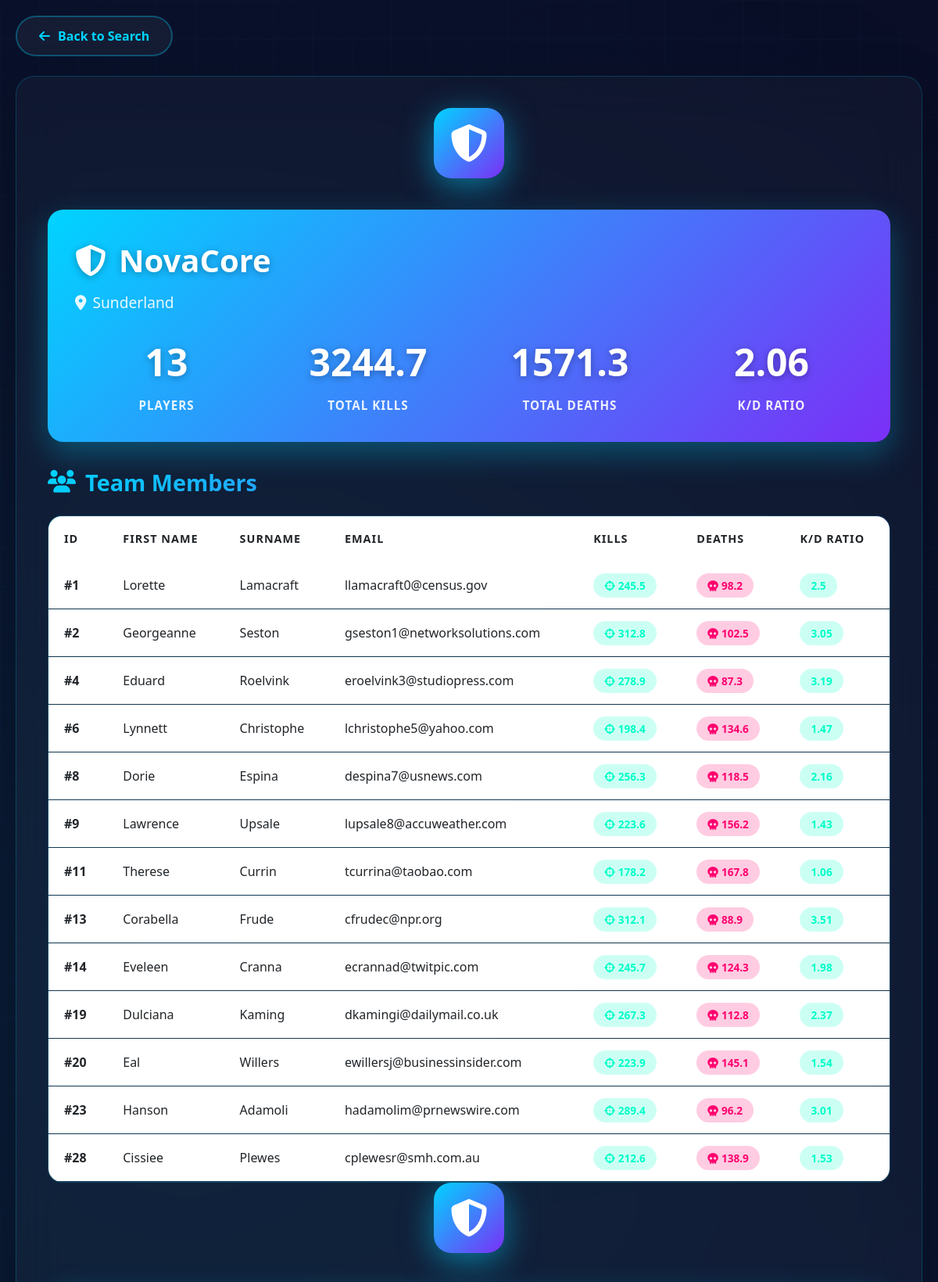
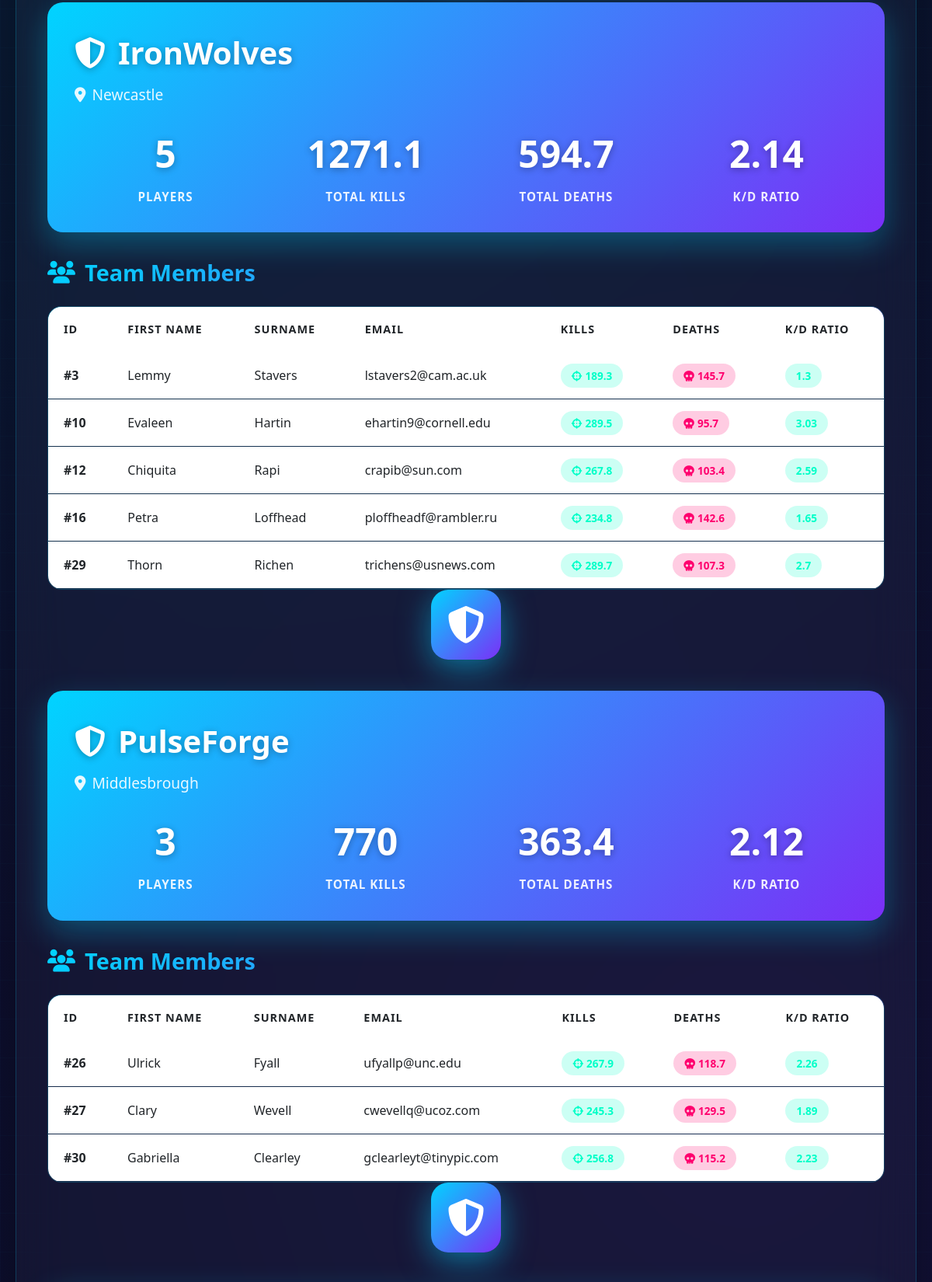
The page /search_result.php (signed in, upper part) on the database its author committed (2 pictures, top to bottom).
### tables this page shows
CREATE TABLE `team` (
  `id` int(11) NOT NULL AUTO_INCREMENT,
  `name` varchar(100) NOT NULL,
  `location` varchar(100) NOT NULL,
  `founded_date` date DEFAULT NULL,
  `logo_url` varchar(255) DEFAULT NULL,
  `description` text,
  `social_twitter` varchar(100) DEFAULT NULL,
  `social_discord` varchar(100) DEFAULT NULL,
  `total_wins` int(11) DEFAULT 0,
  `total_losses` int(11) DEFAULT 0,
  `is_active` tinyint(1) DEFAULT 1,
  `created_at` timestamp NOT NULL DEFAULT CURRENT_TIMESTAMP,
  `updated_at` timestamp NOT NULL DEFAULT CURRENT_TIMESTAMP ON UPDATE CURRENT_TIMESTAMP,
  PRIMARY KEY (`id`),
  UNIQUE KEY `name` (`name`),
  KEY `idx_location` (`location`),
  KEY `idx_active` (`is_active`)
);

CREATE TABLE `participant` (
  `id` int(11) NOT NULL AUTO_INCREMENT,
  `firstname` varchar(50) NOT NULL,
  `surname` varchar(50) NOT NULL,
  `email` varchar(100) NOT NULL,
  `gamertag` varchar(50) DEFAULT NULL,
  `kills` float DEFAULT 0,
  `deaths` float DEFAULT 0,
  `assists` int(11) DEFAULT 0,
  `headshots` int(11) DEFAULT 0,
  `team_id` int(11) DEFAULT NULL,
  `rank` varchar(20) DEFAULT 'Unranked',
  `level` int(11) DEFAULT 1,
  `experience_points` int(11) DEFAULT 0,
  `profile_image` varchar(255) DEFAULT NULL,
  `country` varchar(50) DEFAULT 'UK',
  `date_of_birth` date DEFAULT NULL,
  `join_date` timestamp NOT NULL DEFAULT CURRENT_TIMESTAMP,
  `last_active` timestamp NULL DEFAULT NULL,
  `is_active` tinyint(1) DEFAULT 1,
  PRIMARY KEY (`id`),
  UNIQUE KEY `email` (`email`),
  UNIQUE KEY `gamertag` (`gamertag`),
  KEY `team_id` (`team_id`),
  KEY `idx_kills` (`kills`),
  KEY `idx_active` (`is_active`),
  CONSTRAINT `participant_ibfk_1` FOREIGN KEY (`team_id`) REFERENCES `team` (`id`) ON DELETE SET NULL ON UPDATE CASCADE
);

### search_result.php (the view, shortened to what this page needs)
<!DOCTYPE html>
<html lang="en">
<head>
    <link href="https://cdn.jsdelivr.net/npm/bootstrap@5.3.0/dist/css/bootstrap.min.css" rel="stylesheet">
    <link rel="stylesheet" href="https://cdnjs.cloudflare.com/ajax/libs/font-awesome/6.4.0/css/all.min.css">
</head>
<body>
    <div class="results-container">
        <a href="search_form.php" class="btn-back">
            <i class="fas fa-arrow-left"></i>
            Back to Search
        </a>
        <div class="results-card">
            <?php
            include 'dbconnect.php';
            try {
                $conn = new PDO("mysql:host=$servername;dbname=$database", $username, $password);
                $conn->setAttribute(PDO::ATTR_ERRMODE, PDO::ERRMODE_EXCEPTION);
                if (isset($_POST['participant']) && $_POST['participant'] == "1") {
                    $search_term = '%' . trim($_POST['firstname_surname']) . '%';
                    $sql = "SELECT p.*, t.name as team_name, t.location
                            FROM participant p
                            LEFT JOIN team t ON p.team_id = t.id
                            WHERE p.firstname LIKE :search OR p.surname LIKE :search";
                    $stmt = $conn->prepare($sql);
                    $stmt->bindParam(':search', $search_term);
                    $stmt->execute();
                    $results = $stmt->fetchAll(PDO::FETCH_ASSOC);
                    echo '<div class="results-header">
                            <div class="header-icon-wrapper">
                                <i class="fas fa-user-circle"></i>
                            </div>
                            <h2>Participant Search Results</h2>
                            <p class="results-count">Found <strong>' . count($results) . '</strong> result(s)</p>
                          </div>';
                    if (count($results) > 0) {
                        echo '<div class="table-wrapper">
                                <table class="table">
                                    <thead>
                                        <tr>
                                            <th>ID</th>
                                            <th>First Name</th>
                                            <th>Surname</th>
                                            <th>Email</th>
                                            <th>Kills</th>
                                            <th>Deaths</th>
                                            <th>K/D Ratio</th>
                                            <th>Team</th>
                                            <th>Location</th>
                                        </tr>
                                    </thead>
                                    <tbody>';
                        foreach ($results as $row) {
                            $kd_ratio = $row['deaths'] > 0 ? round($row['kills'] / $row['deaths'], 2) : $row['kills'];
                            if ($kd_ratio > 1) {
                                $badge_class = 'badge-kd-positive';
                            } elseif ($kd_ratio == 1) {
                                $badge_class = 'badge-kd-neutral';
                            } else {
                                $badge_class = 'badge-kd-negative';
                            }
                            echo '<tr>
                                    <td><strong>#' . $row['id'] . '</strong></td>
                                    <td>' . htmlspecialchars($row['firstname']) . '</td>
                                    <td>' . htmlspecialchars($row['surname']) . '</td>
                                    <td>' . htmlspecialchars($row['email']) . '</td>
                                    <td><span class="badge-custom badge-kills"><i class="fas fa-crosshairs me-1"></i>' . $row['kills'] . '</span></td>
                                    <td><span class="badge-custom badge-deaths"><i class="fas fa-skull me-1"></i>' . $row['deaths'] . '</span></td>
                                    <td><span class="badge-custom ' . $badge_class . '">' . $kd_ratio . '</span></td>
                                    <td>' . htmlspecialchars($row['team_name']) . '</td>
                                    <td>' . htmlspecialchars($row['location']) . '</td>
                                  </tr>';
                        }
                        echo '</tbody></table></div>';
                    } else {
                        echo '<div class="no-results">
                                <i class="fas fa-search"></i>
                                <h3>No Results Found</h3>
                                <p>No participants match your search criteria.</p>
                              </div>';
                    }
                } else {
                    $search_term = '%' . trim($_POST['team']) . '%';
                    $sql = "SELECT * FROM team WHERE name LIKE :search";
                    $stmt = $conn->prepare($sql);
                    $stmt->bindParam(':search', $search_term);
                    $stmt->execute();
                    $team_results = $stmt->fetchAll(PDO::FETCH_ASSOC);
                    if (count($team_results) > 0) {
                        foreach ($team_results as $team) {
                            $sql = "SELECT * FROM participant WHERE team_id = :team_id";
                            $stmt = $conn->prepare($sql);
                            $stmt->bindParam(':team_id', $team['id']);
                            $stmt->execute();
                            $members = $stmt->fetchAll(PDO::FETCH_ASSOC);
                            $total_kills = 0;
                            $total_deaths = 0;
                            foreach ($members as $member) {
                                $total_kills += $member['kills'];
                                $total_deaths += $member['deaths'];
                            }
                            $team_kd = $total_deaths > 0 ? round($total_kills / $total_deaths, 2) : $total_kills;
                            echo '<div class="results-header">
                                    <div class="header-icon-wrapper">
                                        <i class="fas fa-shield-alt"></i>
                                    </div>
                                  </div>';
                            echo '<div class="team-stats-card">
                                    <div class="team-name"><i class="fas fa-shield-alt me-3"></i>' . htmlspecialchars($team['name']) . '</div>
                                    <div class="team-location"><i class="fas fa-map-marker-alt"></i>' . htmlspecialchars($team['location']) . '</div>
                                    <div class="row">
                                        <div class="col-md-3 col-6">
                                            <div class="stat-box">
                                                <div class="stat-number">' . count($members) . '</div>
                                                <div class="stat-label">Players</div>
                                            </div>
                                        </div>
                                        <div class="col-md-3 col-6">
                                            <div class="stat-box">
                                                <div class="stat-number">' . $total_kills . '</div>
                                                <div class="stat-label">Total Kills</div>
                                            </div>
                                        </div>
                                        <div class="col-md-3 col-6">
                                            <div class="stat-box">
                                                <div class="stat-number">' . $total_deaths . '</div>
                                                <div class="stat-label">Total Deaths</div>
                                            </div>
                                        </div>
                                        <div class="col-md-3 col-6">
                                            <div class="stat-box">
                                                <div class="stat-number">' . $team_kd . '</div>
                                                <div class="stat-label">K/D Ratio</div>
                                            </div>
                                        </div>
                                    </div>
                                  </div>';
                            echo '<h4 class="section-title"><i class="fas fa-users"></i>Team Members</h4>
                                  <div class="table-wrapper">
                                    <table class="table">
                                        <thead>
                                            <tr>
                                                <th>ID</th>
                                                <th>First Name</th>
                                                <th>Surname</th>
                                                <th>Email</th>
                                                <th>Kills</th>
                                                <th>Deaths</th>
                                                <th>K/D Ratio</th>
                                            </tr>
                                        </thead>
                                        <tbody>';
                            foreach ($members as $member) {
                                $kd_ratio = $member['deaths'] > 0 ? round($member['kills'] / $member['deaths'], 2) : $member['kills'];
                                if ($kd_ratio > 1) {
                                    $badge_class = 'badge-kd-positive';
                                } elseif ($kd_ratio == 1) {
                                    $badge_class = 'badge-kd-neutral';
                                } else {
                                    $badge_class = 'badge-kd-negative';
                                }
                                echo '<tr>
                                        <td><strong>#' . $member['id'] . '</strong></td>
                                        <td>' . htmlspecialchars($member['firstname']) . '</td>
                                        <td>' . htmlspecialchars($member['surname']) . '</td>
                                        <td>' . htmlspecialchars($member['email']) . '</td>
                                        <td><span class="badge-custom badge-kills"><i class="fas fa-crosshairs me-1"></i>' . $member['kills'] . '</span></td>
                                        <td><span class="badge-custom badge-deaths"><i class="fas fa-skull me-1"></i>' . $member['deaths'] . '</span></td>
                                        <td><span class="badge-custom ' . $badge_class . '">' . $kd_ratio . '</span></td>
                                      </tr>';
                            }
                            echo '</tbody></table></div>';
                        }
                    }
                }
            }
            catch(PDOException $e) {
                echo '<div class="alert alert-danger">
                        <i class="fas fa-exclamation-triangle me-2"></i>
                        Error: ' . $e->getMessage() . '
                      </div>';
            }
            ?>
        </div>
    </div>
</body>
</html>

### search_result.php (style rules this page uses)
:root { --primary: #00d4ff; --secondary: #7b2ff7; --accent: #ff006e; --success: #00ffc8; --warning: #ffb800; --dark: #0a0e27; --light: #ffffff; --gradient-1: linear-gradient(135deg, #00d4ff 0%, #7b2ff7 100%); --gradient-2: linear-gradient(135deg, #ff006e 0%, #7b2ff7 100%); --gradient-3: linear-gradient(135deg, #00ffc8 0%, #00d4ff 100%); }
* { margin: 0; padding: 0; box-sizing: border-box; }
body { font-family: 'Segoe UI', system-ui, -apple-system, sans-serif; background: var(--dark); color: var(--light); min-height: 100vh; position: relative; padding: 20px; }
.results-container { position: relative; z-index: 10; max-width: 1400px; margin: 0 auto; }
.btn-back { background: rgba(255, 255, 255, 0.05); backdrop-filter: blur(20px); border: 2px solid rgba(0, 212, 255, 0.3); color: var(--primary); padding: 12px 28px; border-radius: 50px; font-weight: 700; text-decoration: none; display: inline-flex; align-items: center; gap: 10px; transition: all 0.4s; margin-bottom: 25px; }
.results-card { background: rgba(255, 255, 255, 0.03); backdrop-filter: blur(30px); border: 1px solid rgba(0, 212, 255, 0.2); border-radius: 24px; padding: 40px; box-shadow: 0 20px 60px rgba(0, 0, 0, 0.3); animation: slideIn 0.6s ease-out; }
.results-header { text-align: center; margin-bottom: 40px; }
.header-icon-wrapper { width: 90px; height: 90px; background: var(--gradient-1); border-radius: 22px; display: flex; align-items: center; justify-content: center; margin: 0 auto 20px; animation: icon-bounce 2s ease-in-out infinite; box-shadow: 0 10px 40px rgba(0, 212, 255, 0.5); }
.header-icon-wrapper i { font-size: 3rem; color: white; }
.team-stats-card { background: var(--gradient-1); border-radius: 20px; padding: 35px; margin-bottom: 35px; box-shadow: 0 15px 40px rgba(0, 212, 255, 0.3); }
.team-name { font-size: 2.5rem; font-weight: 900; color: white; margin-bottom: 10px; text-shadow: 0 2px 10px rgba(0, 0, 0, 0.3); }
.team-location { color: rgba(255, 255, 255, 0.9); font-size: 1.2rem; margin-bottom: 25px; }
.team-location i { margin-right: 8px; }
.stat-box { text-align: center; }
.stat-number { font-size: 3rem; font-weight: 900; color: white; margin-bottom: 8px; text-shadow: 0 2px 10px rgba(0, 0, 0, 0.3); }
.stat-label { font-size: 0.95rem; color: rgba(255, 255, 255, 0.9); text-transform: uppercase; letter-spacing: 1px; font-weight: 600; }
.section-title { font-size: 1.8rem; font-weight: 800; background: var(--gradient-1); -webkit-background-clip: text; -webkit-text-fill-color: transparent; background-clip: text; margin-bottom: 25px; display: flex; align-items: center; gap: 12px; }
.table-wrapper { background: rgba(255, 255, 255, 0.02); border: 1px solid rgba(0, 212, 255, 0.2); border-radius: 18px; overflow: hidden; }
.table { color: var(--light); margin: 0; }
.table thead { background: var(--gradient-1); }
.table thead th { border: none; padding: 18px 20px; font-weight: 700; text-transform: uppercase; letter-spacing: 1px; font-size: 0.9rem; }
.table tbody tr { border-bottom: 1px solid rgba(0, 212, 255, 0.1); transition: all 0.3s; }
.table tbody td { padding: 18px 20px; border: none; vertical-align: middle; }
.badge-custom { padding: 6px 14px; border-radius: 20px; font-weight: 600; font-size: 0.85rem; }
.badge-kills { background: rgba(0, 255, 200, 0.2); color: var(--success); }
.badge-deaths { background: rgba(255, 0, 110, 0.2); color: var(--accent); }
.badge-kd-positive { background: rgba(0, 255, 200, 0.2); color: var(--success); }

### rows shown on the page
team: name "NovaCore", location "Sunderland", count($members) "13", total_kills "3244.7", total_deaths "1571.3", team_kd "2.06"
participant: id "1", firstname "Lorette", surname "Lamacraft", email "llamacraft0@census.gov", kills "245.5", deaths "98.2", kd_ratio "2.5"
participant: id "2", firstname "Georgeanne", surname "Seston", email "gseston1@networksolutions.com", kills "312.8", deaths "102.5", kd_ratio "3.05"
participant: id "4", firstname "Eduard", surname "Roelvink", email "eroelvink3@studiopress.com", kills "278.9", deaths "87.3", kd_ratio "3.19"
participant: id "6", firstname "Lynnett", surname "Christophe", email "lchristophe5@yahoo.com", kills "198.4", deaths "134.6", kd_ratio "1.47"
participant: id "8", firstname "Dorie", surname "Espina", email "despina7@usnews.com", kills "256.3", deaths "118.5", kd_ratio "2.16"
participant: id "9", firstname "Lawrence", surname "Upsale", email "lupsale8@accuweather.com", kills "223.6", deaths "156.2", kd_ratio "1.43"
participant: id "11", firstname "Therese", surname "Currin", email "tcurrina@taobao.com", kills "178.2", deaths "167.8", kd_ratio "1.06"
participant: id "13", firstname "Corabella", surname "Frude", email "cfrudec@npr.org", kills "312.1", deaths "88.9", kd_ratio "3.51"
participant: id "14", firstname "Eveleen", surname "Cranna", email "ecrannad@twitpic.com", kills "245.7", deaths "124.3", kd_ratio "1.98"
participant: id "19", firstname "Dulciana", surname "Kaming", email "dkamingi@dailymail.co.uk", kills "267.3", deaths "112.8", kd_ratio "2.37"
participant: id "20", firstname "Eal", surname "Willers", email "ewillersj@businessinsider.com", kills "223.9", deaths "145.1", kd_ratio "1.54"
participant: id "23", firstname "Hanson", surname "Adamoli", email "hadamolim@prnewswire.com", kills "289.4", deaths "96.2", kd_ratio "3.01"
participant: id "28", firstname "Cissiee", surname "Plewes", email "cplewesr@smh.com.au", kills "212.6", deaths "138.9", kd_ratio "1.53"
team: name "IronWolves", location "Newcastle", count($members) "5", total_kills "1271.1", total_deaths "594.7", team_kd "2.14"
participant: id "3", firstname "Lemmy", surname "Stavers", email "lstavers2@cam.ac.uk", kills "189.3", deaths "145.7", kd_ratio "1.3"
participant: id "10", firstname "Evaleen", surname "Hartin", email "ehartin9@cornell.edu", kills "289.5", deaths "95.7", kd_ratio "3.03"
participant: id "12", firstname "Chiquita", surname "Rapi", email "crapib@sun.com", kills "267.8", deaths "103.4", kd_ratio "2.59"
participant: id "16", firstname "Petra", surname "Loffhead", email "ploffheadf@rambler.ru", kills "234.8", deaths "142.6", kd_ratio "1.65"
participant: id "29", firstname "Thorn", surname "Richen", email "trichens@usnews.com", kills "289.7", deaths "107.3", kd_ratio "2.7"
team: name "PulseForge", location "Middlesbrough", count($members) "3", total_kills "770", total_deaths "363.4", team_kd "2.12"
participant: id "26", firstname "Ulrick", surname "Fyall", email "ufyallp@unc.edu", kills "267.9", deaths "118.7", kd_ratio "2.26"
participant: id "27", firstname "Clary", surname "Wevell", email "cwevellq@ucoz.com", kills "245.3", deaths "129.5", kd_ratio "1.89"
participant: id "30", firstname "Gabriella", surname "Clearley", email "gclearleyt@tinypic.com", kills "256.8", deaths "115.2", kd_ratio "2.23"
